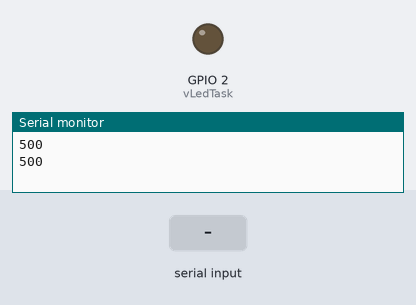
Bench run of a sketch on a simulated ESP32. Shown: output pins drawn as LEDs (lit = HIGH), the last lines printed to the serial monitor. Inputs (shaded band) come from the test bench.

Above: at 0.25 s.
At 0.6 s:
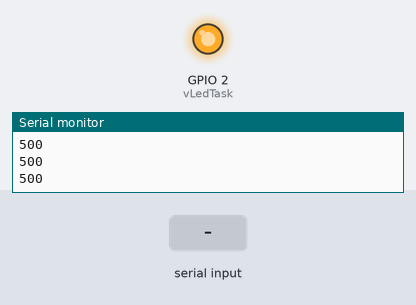
1.1 s: "*\n" received over Serial
At 2.3 s:
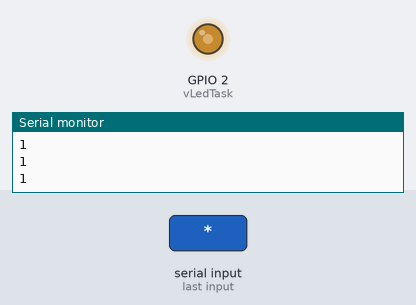
Timing chart, 0 to 4.1 s (numbered marks = the images above; inputs shaded):
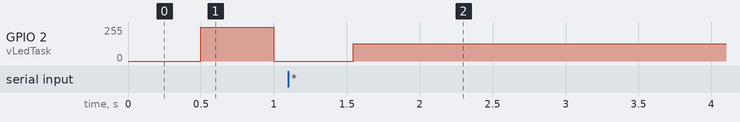

The sketch:

2.ino
```cpp
#include <stdlib.h>

#define LED_TASK_PRIORITY 2
#define INPUT_TASK_PRIORITY 3
#define PRINT_TASK_PRIORITY 1

// Use only core 1 for demo purposes
#if CONFIG_FREERTOS_UNICORE
static const BaseType_t app_cpu = 0;
#else
static const BaseType_t app_cpu = 1;
#endif

static int blinkInterval = 500;
static TaskHandle_t xLedTaskHandle, xInputTaskHandle, xPrintTaskHandle;

// Fungsi tugas LED
void vLedTask(void *pvParameters) {
  pinMode(2, OUTPUT);
  bool ledState = LOW;

  while (true) {
    digitalWrite(2, ledState);
    ledState = !ledState;
    vTaskDelay(pdMS_TO_TICKS(blinkInterval)); // Menunda tugas selama 500 ms
  }
}

void vInputTask(void *pvParameters) {
  while (true) {
    if (Serial.available() > 0) {
      String input = Serial.readStringUntil('\n');
      updateBlinkInterval(input.c_str());
    }
    vTaskDelay(100 / portTICK_PERIOD_MS);  // Delay to avoid busy-waiting
  }
}

void vPrintTask(void *pvParameters) {
  while (true) {
    Serial.println(blinkInterval);
    vTaskDelay(pdMS_TO_TICKS(200));
  }
}

void updateBlinkInterval(const char* input) {
  if (input[0] == '+') {
    int value = atoi(&input[1]);
    blinkInterval += value;
  } else if (input[0] == '-') {
    int value = atoi(&input[1]);
    blinkInterval -= value;
  } else if (input[0] == '*') {
    int value = atoi(&input[1]);
    blinkInterval *= value;
  } else if (input[0] == '/') {
    int value = atoi(&input[1]);
    if (value != 0) { //division by 0 handling
      blinkInterval /= value;
    }
  }

  // Ensure that blinkInterval is greater than 0
  if (blinkInterval <= 0) {
    blinkInterval = 1;
  }
}

void setup() {
  Serial.begin(9600);

  xTaskCreatePinnedToCore(
    vLedTask,
    "LedTask",
    1000,
    NULL,
    1,
    &xLedTaskHandle,
    0
  );

  xTaskCreatePinnedToCore(
    vInputTask,
    "InputTask",
    1000,
    NULL,
    INPUT_TASK_PRIORITY,
    &xInputTaskHandle,
    0
  );

  xTaskCreatePinnedToCore(
    vPrintTask,
    "PrintTask",
    1000,
    NULL,
    PRINT_TASK_PRIORITY,
    &xPrintTaskHandle,
    0
  );

  // Menghapus task setup dan loop
  vTaskDelete(NULL);
}

void loop() {
}
```
